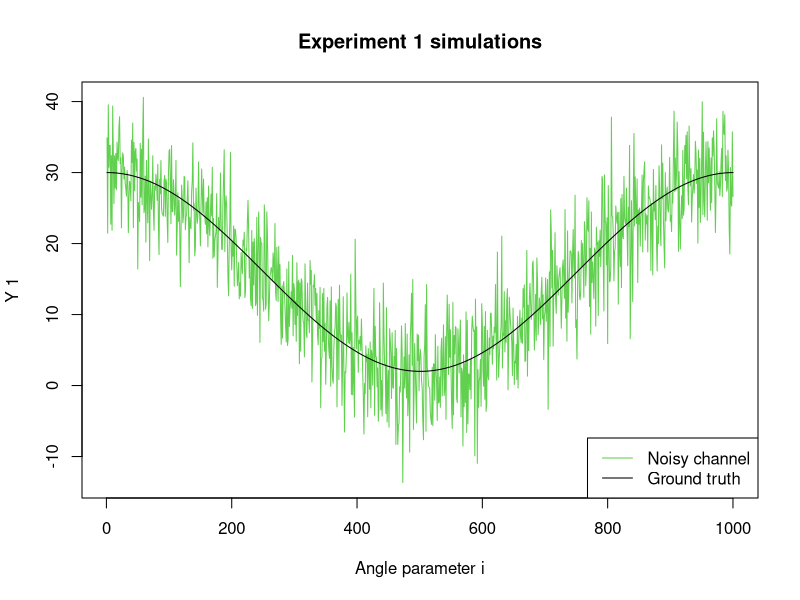
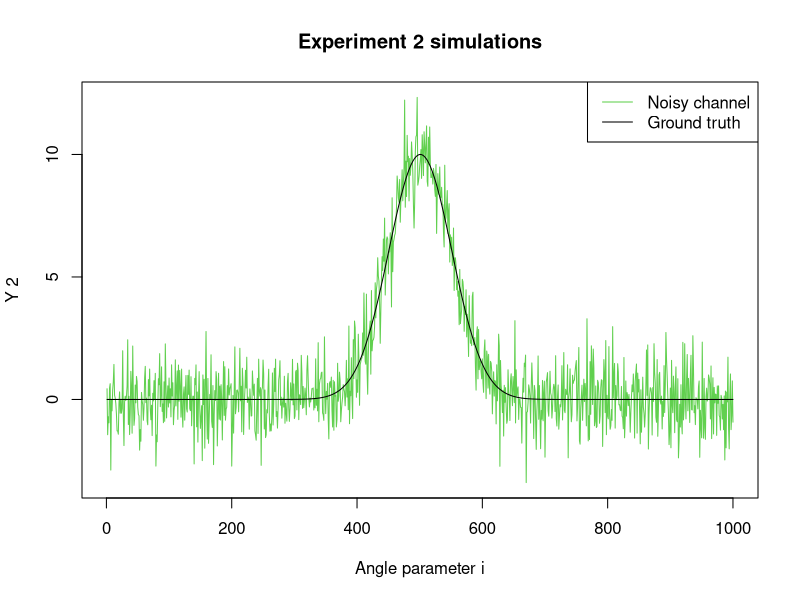
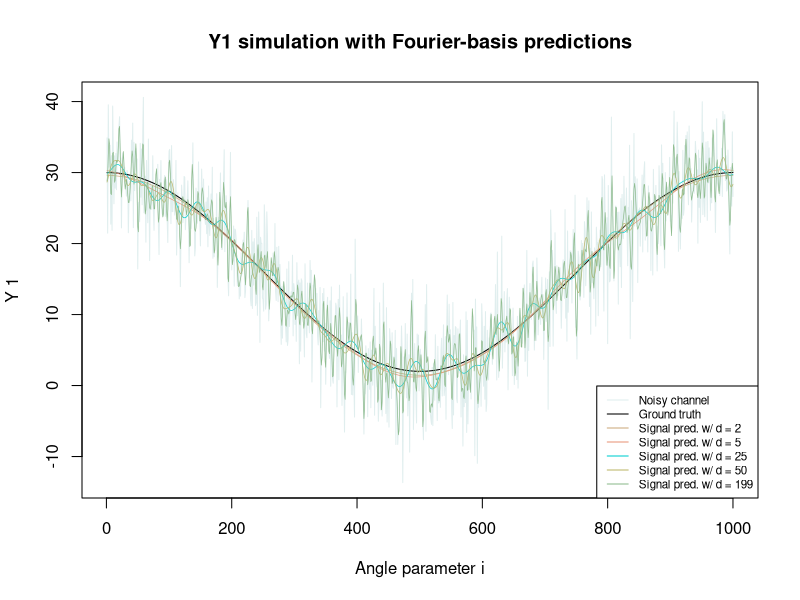
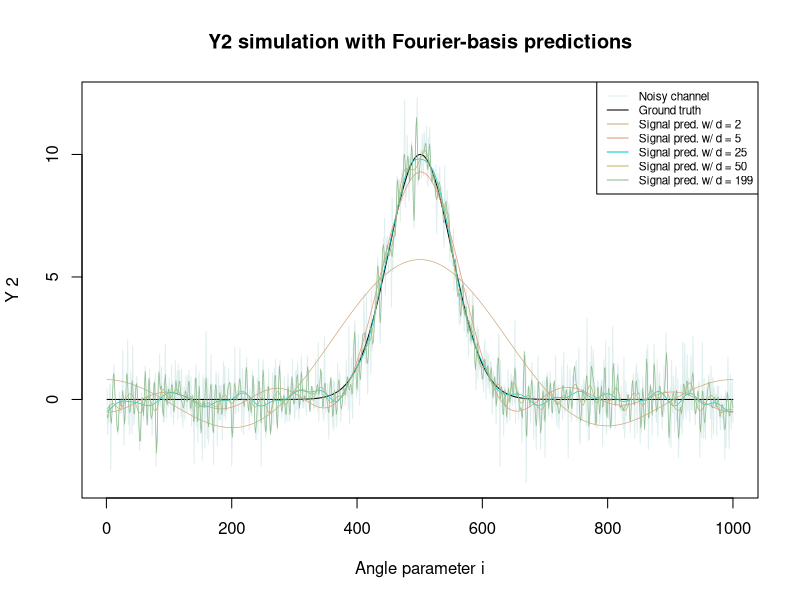
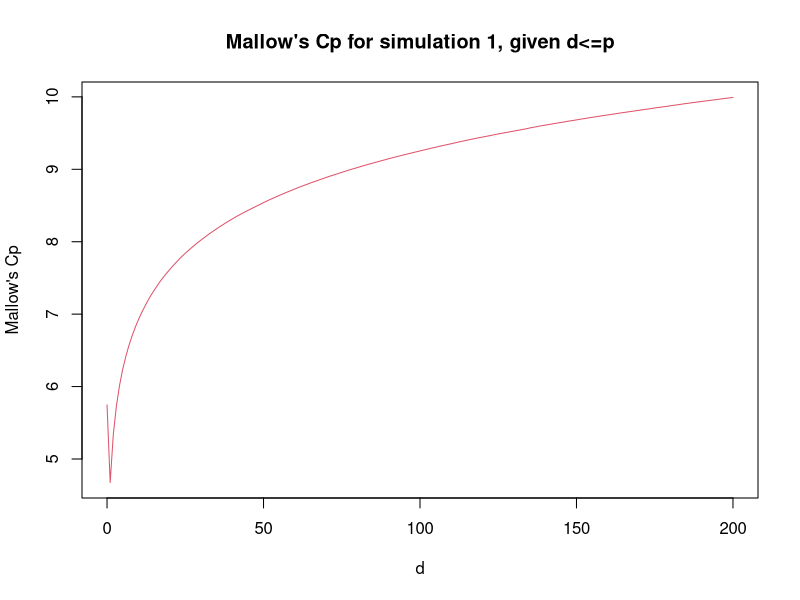
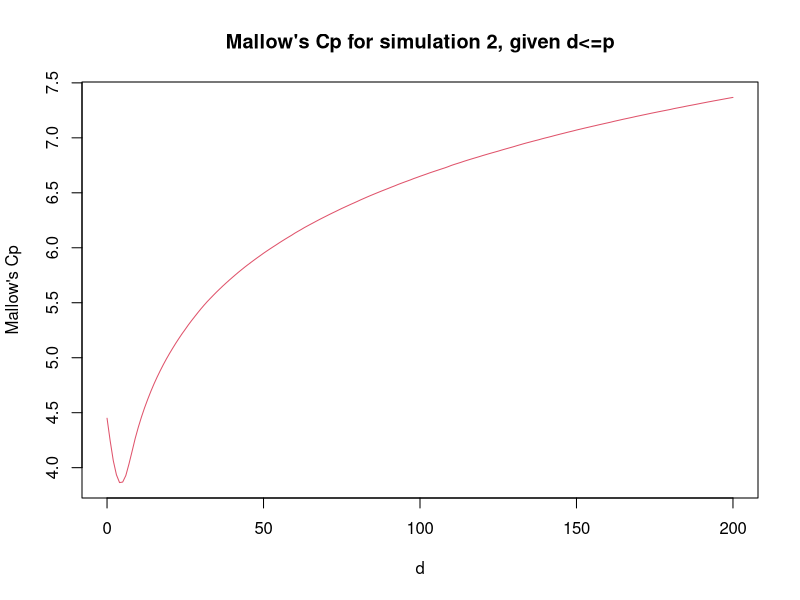
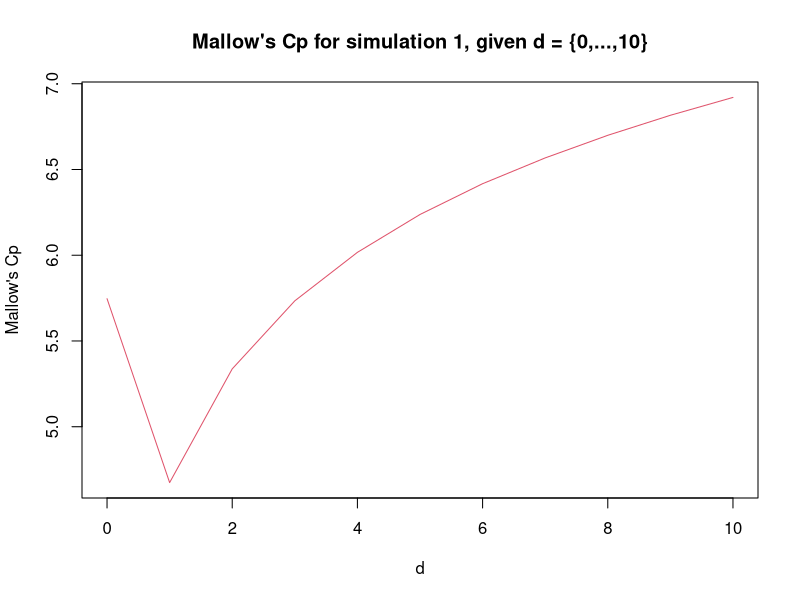
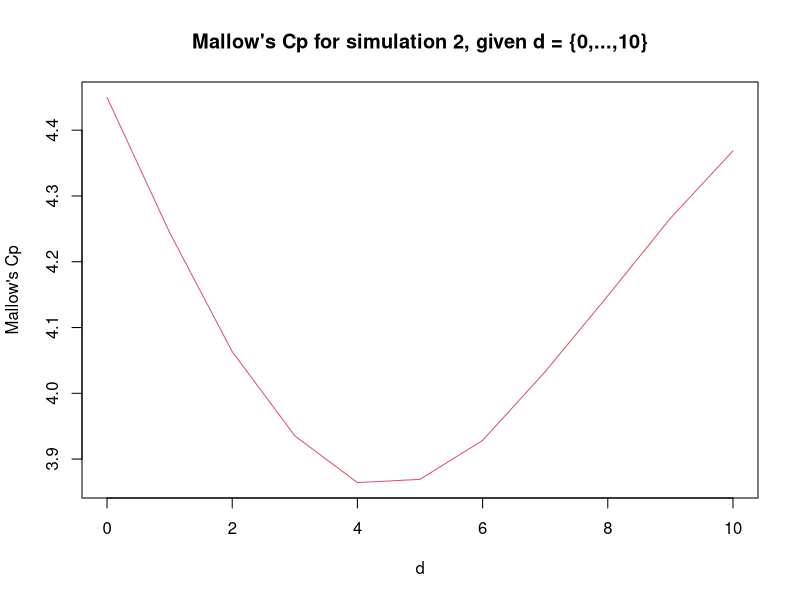

The R source for these figures, in order:
## ---- chunk 1
knitr::opts_chunk$set(echo = TRUE)
## ---- chunk 2

u <- function(i, n) {2*pi*i/n}

generate_fourier_matrix <- function(n, p) {
  ### Generates a matrix of size (n, 2p+1) of fourier
  ### coefficients
  # Checks if the parameters are ill-defined
  if (2*p+1>n) {
    print("FAILED to comply with 2p+1 lesser or equal to n")
    return(NULL)
  }
  # Computes the fourier matrix
  fourier = matrix(NA, nrow=n, ncol=2*p+1)
  for (row in 1:n) {
    for (col in 1:(2*p+1)) {
      # Checks for the first column to populate with 1s
      if (col==1) {
        fourier[row, col] = 1
      } else {
        # Checks for pair-numbered columns, then populates
        if (col%%2==0){
          k = col/2
          fourier[row, col] = cos(k*u(row-1,n)) # row-1 as i starts at 0
        } else {
          k = (col-1)/2
          fourier[row, col] = sin(k*u(row-1,n))
        }
      }
    }
  }
  return(fourier)
}

## ---- chunk 3

X = generate_fourier_matrix(10, 2)
round(X, 5)

## ---- chunk 4

check <- function(vec1, vec2) {
  ### Two vectors v1 and v2 are orthogonal if their inner 
  ### product is equal to zero
  # Rounding to account for floating point memory mgt
  round(sum(vec1 * vec2),15) == 0
}

check_length <- function(x) {
  # Check the length of unique elems in a list of two elements
  # Used to remove elems of a permutation where the same index
  # is used twice
  length(unique(x))==2
  }

check_orthogonality <- function(matrix_to_check) {
  ### Exhaustively checks for the orthogonality of each columns
  ### of a matrix with each other
  nc = dim(matrix_to_check)[2]
  # Computes all permutations of column indexes
  # not optimized, contains clones (swapped indexes)
  perms = expand.grid(c1=1:nc, c2=1:nc, stringsAsFactors=F)
  perms = perms[apply(perms, 1, check_length),]
  # Interatively checks for orthogonality
  all(apply(perms, 1,function(x) {check(
    matrix_to_check[,x[1]], matrix_to_check[,x[2]])
    }))
}

norm <- function(vec) {sqrt(sum(vec * vec))}

compute_norm_list <- function(matrix_to_check) {
  ### Computes the norm of each column of a matrix and returns
  ### the list of norms
  apply(matrix_to_check, 2, norm)
}

orthonormalize_matrix <- function(matrix_to_cast) {
  ### Divides every column vector of a matrix by its norm
  apply(matrix_to_cast, 2, function(x){x/norm(x)})
}

## ---- chunk 5

check_orthogonality(X)

## ---- chunk 6

compute_norm_list(X)

## ---- chunk 7

Xprime = orthonormalize_matrix(X)
compute_norm_list(Xprime)

## ---- chunk 8

# Rounding to take into account floating point memory mgt
# QQ^t = I
round(t(Xprime)%*%Xprime, 15)

## ---- chunk 9

construct_projection_matrix <- function(X, d) {
  ### Retrieves the first 2*d+1 columns of the generated fourier
  ### projection matrix
  # Checks if the parameters are ill-defined
  if (2*d+1>=dim(X)[2]) {
    print("FAILED to comply with 2d+1 <= ncols(X) (i.e. d >= p)")
    return(NULL)
  }
  # Returns the truncated projection matrix
  X[,1:(2*d+1)]
}

## ---- chunk 10

# Sets preliminary variables
n = 1000
p = 200
d_sequence = as.matrix(c(2,5,25,50,199))

# Prints parameters of simulation
cat("Given", n, "observations for each simulation and a maximum",
    "of", p, "Fourier coefficients, we select the following",
    "amounts of coefficients to perform projection/regressions:",
    d_sequence)
## ---- chunk 11

# Generates the orthonormal matrix Xprime as our X matrix
X = orthonormalize_matrix(generate_fourier_matrix(n, p))

## ---- chunk 12

# Declares the simulation functions

generate_experiment_1 <- function(n) {
  ### Generates the simulation 1: 16+14*cos(u_i)+5*\epsilon_i
  ### We recall i \in {0, n-1}, to inform the use of seq()
  f <- function(x){16+14*cos(u(x,n))}
  truth = apply(as.matrix(seq(0,n-1,1)),1,f)
  noise = 5*rnorm(n,0,1)
  return(list("truth"=truth,"noisy_signal"=truth+noise))
}

generate_experiment_2 <- function(n) {
  ### Generates the simulation 2: 10*exp(-\frac{(u_i-\pi)^2}{0.2})
  ###                             + \epsilon_i
  ### We recall i \in {0, n-1}, to inform the use of seq()
  f <- function(x){10*exp(-(u(x,n)-pi)^2/0.2)}
  truth = apply(as.matrix(seq(0,n-1,1)),1,f)
  noise = rnorm(n,0,1)
  return(list("truth"=truth, "noisy_signal"=truth+noise))
}

# Generates the simulations
Y1 = generate_experiment_1(n)
Y2 = generate_experiment_2(n)

## ---- chunk 13

plot_simulation <- function(Y, simulation_num, legend_position=NULL, title=NULL) {
  ### Plots the simulated data with some branch check to see if 
  ### it stands alone or will be used later on for overplotting other signals
  if (is.null(legend_position)){
    colors = c("azure2", 1)
  } else {
    colors = c(3,1)
  }
  if (is.null(title)){
    title = paste("Experiment",simulation_num,"simulations")
  }
  # Plots the given data
  plot(Y$noisy_signal, type="l", col=colors[1], 
       main=title,
       xlab="Angle parameter i",
       ylab=paste("Y",simulation_num))
  lines(Y$truth, type="l", col=colors[2])
  # If required, prints the legend
  if (is.null(legend_position)==F) {
    legend(x=legend_position, 
           legend=c("Noisy channel", "Ground truth"), 
           lty=c(1,1), 
           col=colors)
  }
}

plot_simulation(Y1, 1, legend_position="bottomright")
plot_simulation(Y2, 2, legend_position="topright")

## ---- chunk 14

generate_projection_estimators <- function(
  projection_matrix, signal, d, print_coeffs = T
  ) {
  ### Prints out the projection estimators given the convolution of a 
  ### Fourier-basis regression matrix with the original noisy signal
  ### Returns the retro-projection (i.e. the regression) of the original
  ### signal with the estimators
  # Computes the estimators and prints them
  estimators = signal %*% projection_matrix
  if (print_coeffs) {
    if (length(estimators) <= 10) {
      cat("Given a Fourier-basis projection matrix with", d, "coefficients, ",
          "the computed estimators are:", estimators, "\n\n")
    } else {
      cat("Given a Fourier-basis projection matrix with", d, "coefficients, ",
          "the first",round(10+d/10),"computed estimators are:", 
          estimators[1:round(10+d/10)],"\n\n")
    }
  }
  # Computes the retroprojection and returns it
  retroprojection = estimators %*% t(projection_matrix)
  return(retroprojection)
}

compute_retroprojections <- function (
  projection_matrix, signal, d_sequence, simulation_number
  ) {
  ### Computes for each d value the corresponding estimators and the retro-
  ### projection of the original noisy signal for plotting purposes
  cat("Computation for simulation Y", simulation_number,":\n")
  apply(d_sequence,1,function(d){generate_projection_estimators(
    projection_matrix[,1:(2*d+1)],
    signal,
    d
  )})
}

predicted_Y1 = compute_retroprojections(X, Y1$noisy_signal, d_sequence, 1)
predicted_Y2 = compute_retroprojections(X, Y2$noisy_signal, d_sequence, 2)

## ---- chunk 15

overplot_predicted_signals <- function(predictions, d_sequence, legend_position) {
  ### Based on the function plot_simulation(), overplots the predicted signals
  ### given a number of projection estimators
  # Declares legend variables
  colors = c("azure2", 1, "burlywood3", "darksalmon",
             "darkturquoise", "darkkhaki", "darkseagreen")
  names = c(c("Noisy channel", "Ground truth"), 
            c(apply(d_sequence, 1,
                    function(x){paste("Signal pred. w/ d =", x)})))
  # Computes the lines to add to a previously declared plot
  for (i in 1:dim(predictions)[2]) {
    lines(predictions[,i], type="l",col=colors[i+2], lwd=0.7)
  }
  # Adds the legend
  legend(x=legend_position, 
           legend=names, 
           lty=1, 
           col=colors,
         cex=0.7)
}

plot_simulation(Y1, 1, title="Y1 simulation with Fourier-basis predictions")
overplot_predicted_signals(predicted_Y1, d_sequence,legend_position="bottomright")
plot_simulation(Y2, 2, title="Y2 simulation with Fourier-basis predictions")
overplot_predicted_signals(predicted_Y2, d_sequence,legend_position="topright")

## ---- chunk 16

compute_mallow_cp <- function(simulation, projection_matrix, d) {
  ### Computes Mallow's cp for a given d value
  preds = generate_projection_estimators(projection_matrix[,1:(2*d+1)],
                                         simulation$noisy_signal, d, 
                                         print_coeffs=F)
  penalization = var(as.vector(preds))*d
  least_square = base::norm(simulation$truth-preds, "2")
  base::norm(least_square, "2") + penalization
}

compute_mallow_cp_drange <- function(
  ### Computes Mallow's Cp over a range of d values
  simulation, projection_matrix, p, simulation_number
  ){
  if (p<0) {
    print("FAILED to comply with p >= 0 as, given d <= p, d must be positive.")
    return(NULL)
  }
  f <- function(x){compute_mallow_cp(simulation, projection_matrix, x)}
  criteria = apply(as.matrix(seq(0, p, 1)),1,f)
  cat("The best Mallow's Cp criterion for simulation", simulation_number,
      "indicates the best estimator d is: d =", which.min(criteria)-1, "\n")
  return(criteria)
}

Y1_mallowcp_criterion = compute_mallow_cp_drange(Y1, X, p,1)
Y2_mallowcp_criterion = compute_mallow_cp_drange(Y2, X, p,2)

## ---- chunk 17

plot_mallow_cps <- function(mallow_cps, title, logscale=F, max_range = NULL) {
  ### Plots the series of Mallow's Cp obtained for each d <= p
  if (is.null(max_range) == F) {
    mallow_cps = mallow_cps[0:max_range+1]
  }
  len = length(mallow_cps)-1
  if (logscale) {
    mallow_cps = log(mallow_cps)
  }
  x = as.vector(seq(0, len, 1))
  plot(x, mallow_cps, type="l", main=title, 
       col=2,
       xlab="d", ylab="Mallow's Cp")
}

plot_mallow_cps(Y1_mallowcp_criterion, "Mallow's Cp for simulation 1, given d<=p",
                logscale=T)
plot_mallow_cps(Y2_mallowcp_criterion, "Mallow's Cp for simulation 2, given d<=p",
                logscale=T)

## ---- chunk 18

plot_mallow_cps(Y1_mallowcp_criterion, 
                "Mallow's Cp for simulation 1, given d = {0,...,10}",
                logscale=T, max_range=10)
plot_mallow_cps(Y2_mallowcp_criterion, 
                "Mallow's Cp for simulation 2, given d = {0,...,10}",
                logscale=T, max_range=10)

## ---- chunk 19

compute_best_vectors <- function(simulation, projection_matrix, known_var, 
                                 simulation_number) {
  ### Computes whether a given inner product of a signal and a vector e_1 is
  ### larger than a given penalization dependent on the observation size
  ### and a known variance
  f <- function(x){
    inner_product = abs(simulation$noisy_signal %*% x) 
    penalization = sqrt(log(length(simulation$noisy_signal))*known_var)
    inner_product >= penalization
}
  bests = which(apply(projection_matrix, 2, f))
  cat("The best vectors for the simulation", simulation_number, 
      "are the following (1-indexed):", bests, "\n")
  bests
}

Y1_best_vectors = compute_best_vectors(Y1, X, var(Y1$truth), 1)
Y2_best_vectors = compute_best_vectors(Y2, X, var(Y2$truth), 2)

## ---- chunk 20

compute_retroprojections_2 <- function (
  projection_matrix, signal, d_sequence, simulation_number
  ) {
  ### Computes for each d value the corresponding estimators and the retro-
  ### projection of the original noisy signal for plotting purposes
  cat("Computation for simulation Y", simulation_number,":\n")
  generate_projection_estimators(projection_matrix[,d_sequence],
                                 signal$noisy_signal,
                                 paste(d_sequence, collapse=","))
}

predicted_Y1_afterBIC = compute_retroprojections_2(X, Y1, Y1_best_vectors, 1)
predicted_Y2_afterBIC = compute_retroprojections_2(X, Y2, Y2_best_vectors, 2)

plot_predicted_signals_afterBIC <- function(signal, predictions, d_sequence, 
                                            title, simulation_number,
                                            legend_position) {
  ### Plots the projection using the estimators retrieved with the BIC method
  # Declares legend variables
  colors = c("azure2", "blue", "red")
  names = c("Noisy channel", "Ground truth", 
            paste("Signal pred. w/ d = {", paste(d_sequence, collapse=","), 
                  "}"))
  # Computes the lines to add to a previously declared plot
  plot(signal$noisy_signal, type="l", col=colors[1], 
       main=title,
       xlab="Angle parameter i",
       ylab=paste("Y",simulation_number))
  lines(signal$truth, type="l", col=colors[2])
  lines(as.vector(predictions), type="l", col=colors[3])
  # Adds the legend
  legend(x=legend_position, 
           legend=names, 
           lty=1, 
           col=colors,
         cex=0.7)
}

plot_predicted_signals_afterBIC(Y1, predicted_Y1_afterBIC, Y1_best_vectors, 
                                title="Y1 signal with prediction with BIC-estimators",
                                1, "bottomright")

plot_predicted_signals_afterBIC(Y2, predicted_Y2_afterBIC, Y2_best_vectors, 
                                title="Y1 signal with prediction with BIC-estimators",
                                2, "bottomright")

